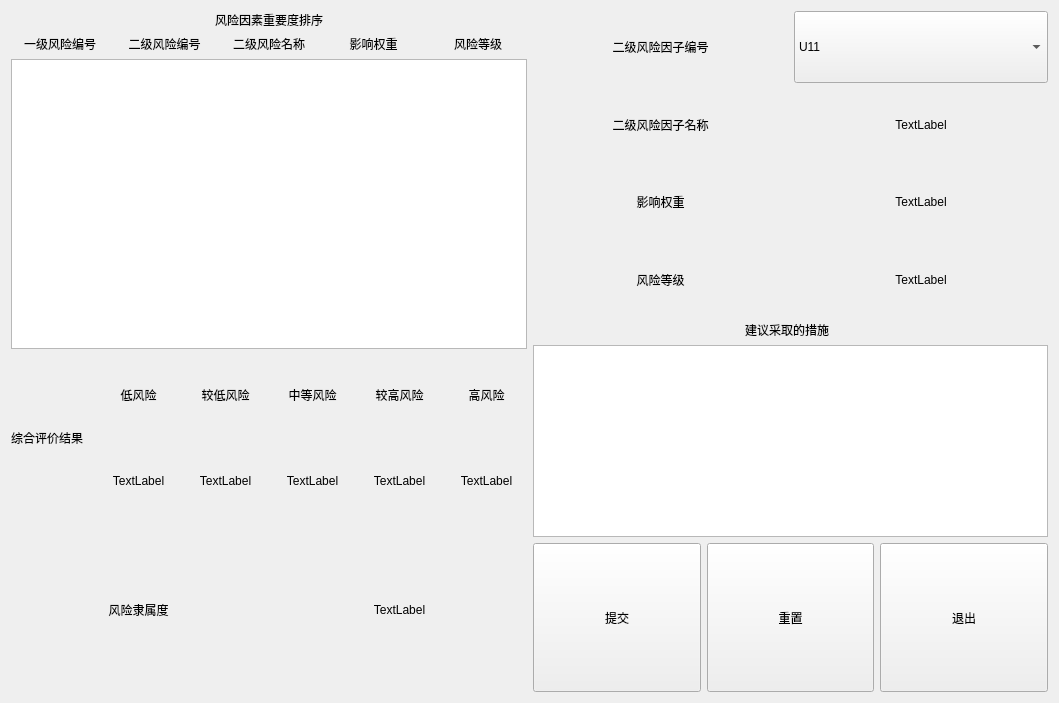
<?xml version="1.0" encoding="UTF-8"?>
<ui version="4.0">
 <class>Risk_Result</class>
 <widget class="QWidget" name="Risk_Result">
  <property name="geometry">
   <rect>
    <x>0</x>
    <y>0</y>
    <width>1059</width>
    <height>703</height>
   </rect>
  </property>
  <property name="windowTitle">
   <string>风险评估结果</string>
  </property>
  <layout class="QGridLayout" name="gridLayout_3">
   <item row="0" column="0">
    <layout class="QGridLayout" name="gridLayout_4">
     <item row="0" column="0">
      <layout class="QVBoxLayout" name="verticalLayout">
       <item>
        <widget class="QLabel" name="label">
         <property name="sizePolicy">
          <sizepolicy hsizetype="Expanding" vsizetype="Preferred">
           <horstretch>0</horstretch>
           <verstretch>0</verstretch>
          </sizepolicy>
         </property>
         <property name="text">
          <string>风险因素重要度排序</string>
         </property>
         <property name="alignment">
          <set>Qt::AlignCenter</set>
         </property>
        </widget>
       </item>
       <item>
        <layout class="QHBoxLayout" name="horizontalLayout">
         <item>
          <widget class="QLabel" name="label_2">
           <property name="sizePolicy">
            <sizepolicy hsizetype="Expanding" vsizetype="Preferred">
             <horstretch>0</horstretch>
             <verstretch>0</verstretch>
            </sizepolicy>
           </property>
           <property name="text">
            <string>一级风险编号</string>
           </property>
           <property name="alignment">
            <set>Qt::AlignCenter</set>
           </property>
          </widget>
         </item>
         <item>
          <widget class="QLabel" name="label_3">
           <property name="sizePolicy">
            <sizepolicy hsizetype="Expanding" vsizetype="Preferred">
             <horstretch>0</horstretch>
             <verstretch>0</verstretch>
            </sizepolicy>
           </property>
           <property name="text">
            <string>二级风险编号</string>
           </property>
           <property name="alignment">
            <set>Qt::AlignCenter</set>
           </property>
          </widget>
         </item>
         <item>
          <widget class="QLabel" name="label_4">
           <property name="sizePolicy">
            <sizepolicy hsizetype="Expanding" vsizetype="Preferred">
             <horstretch>0</horstretch>
             <verstretch>0</verstretch>
            </sizepolicy>
           </property>
           <property name="text">
            <string>二级风险名称</string>
           </property>
           <property name="alignment">
            <set>Qt::AlignCenter</set>
           </property>
          </widget>
         </item>
         <item>
          <widget class="QLabel" name="label_5">
           <property name="sizePolicy">
            <sizepolicy hsizetype="Expanding" vsizetype="Preferred">
             <horstretch>0</horstretch>
             <verstretch>0</verstretch>
            </sizepolicy>
           </property>
           <property name="text">
            <string>影响权重</string>
           </property>
           <property name="alignment">
            <set>Qt::AlignCenter</set>
           </property>
          </widget>
         </item>
         <item>
          <widget class="QLabel" name="label_6">
           <property name="sizePolicy">
            <sizepolicy hsizetype="Expanding" vsizetype="Preferred">
             <horstretch>0</horstretch>
             <verstretch>0</verstretch>
            </sizepolicy>
           </property>
           <property name="text">
            <string>风险等级</string>
           </property>
           <property name="alignment">
            <set>Qt::AlignCenter</set>
           </property>
          </widget>
         </item>
        </layout>
       </item>
       <item>
        <widget class="QTableView" name="tableView"/>
       </item>
      </layout>
     </item>
     <item row="1" column="0">
      <layout class="QGridLayout" name="gridLayout">
       <item row="0" column="0">
        <widget class="QLabel" name="label_7">
         <property name="sizePolicy">
          <sizepolicy hsizetype="Expanding" vsizetype="Expanding">
           <horstretch>0</horstretch>
           <verstretch>0</verstretch>
          </sizepolicy>
         </property>
         <property name="text">
          <string>综合评价结果</string>
         </property>
        </widget>
       </item>
       <item row="0" column="1">
        <layout class="QVBoxLayout" name="verticalLayout_2">
         <item>
          <widget class="QLabel" name="label_8">
           <property name="sizePolicy">
            <sizepolicy hsizetype="Expanding" vsizetype="Expanding">
             <horstretch>0</horstretch>
             <verstretch>0</verstretch>
            </sizepolicy>
           </property>
           <property name="text">
            <string>低风险</string>
           </property>
           <property name="alignment">
            <set>Qt::AlignCenter</set>
           </property>
          </widget>
         </item>
         <item>
          <widget class="QLabel" name="Low_Risk">
           <property name="sizePolicy">
            <sizepolicy hsizetype="Expanding" vsizetype="Expanding">
             <horstretch>0</horstretch>
             <verstretch>0</verstretch>
            </sizepolicy>
           </property>
           <property name="text">
            <string>TextLabel</string>
           </property>
           <property name="alignment">
            <set>Qt::AlignCenter</set>
           </property>
          </widget>
         </item>
        </layout>
       </item>
       <item row="0" column="2">
        <layout class="QVBoxLayout" name="verticalLayout_3">
         <item>
          <widget class="QLabel" name="label_9">
           <property name="sizePolicy">
            <sizepolicy hsizetype="Expanding" vsizetype="Preferred">
             <horstretch>0</horstretch>
             <verstretch>0</verstretch>
            </sizepolicy>
           </property>
           <property name="text">
            <string>较低风险</string>
           </property>
           <property name="alignment">
            <set>Qt::AlignCenter</set>
           </property>
          </widget>
         </item>
         <item>
          <widget class="QLabel" name="Lower_Risk">
           <property name="sizePolicy">
            <sizepolicy hsizetype="Expanding" vsizetype="Preferred">
             <horstretch>0</horstretch>
             <verstretch>0</verstretch>
            </sizepolicy>
           </property>
           <property name="text">
            <string>TextLabel</string>
           </property>
           <property name="alignment">
            <set>Qt::AlignCenter</set>
           </property>
          </widget>
         </item>
        </layout>
       </item>
       <item row="0" column="4">
        <layout class="QVBoxLayout" name="verticalLayout_5">
         <item>
          <widget class="QLabel" name="label_11">
           <property name="sizePolicy">
            <sizepolicy hsizetype="Expanding" vsizetype="Preferred">
             <horstretch>0</horstretch>
             <verstretch>0</verstretch>
            </sizepolicy>
           </property>
           <property name="text">
            <string>较高风险</string>
           </property>
           <property name="alignment">
            <set>Qt::AlignCenter</set>
           </property>
          </widget>
         </item>
         <item>
          <widget class="QLabel" name="High_Risk">
           <property name="sizePolicy">
            <sizepolicy hsizetype="Expanding" vsizetype="Preferred">
             <horstretch>0</horstretch>
             <verstretch>0</verstretch>
            </sizepolicy>
           </property>
           <property name="text">
            <string>TextLabel</string>
           </property>
           <property name="alignment">
            <set>Qt::AlignCenter</set>
           </property>
          </widget>
         </item>
        </layout>
       </item>
       <item row="0" column="5">
        <layout class="QVBoxLayout" name="verticalLayout_6">
         <item>
          <widget class="QLabel" name="label_12">
           <property name="sizePolicy">
            <sizepolicy hsizetype="Expanding" vsizetype="Preferred">
             <horstretch>0</horstretch>
             <verstretch>0</verstretch>
            </sizepolicy>
           </property>
           <property name="text">
            <string>高风险</string>
           </property>
           <property name="alignment">
            <set>Qt::AlignCenter</set>
           </property>
          </widget>
         </item>
         <item>
          <widget class="QLabel" name="Higher_Risk">
           <property name="sizePolicy">
            <sizepolicy hsizetype="Expanding" vsizetype="Preferred">
             <horstretch>0</horstretch>
             <verstretch>0</verstretch>
            </sizepolicy>
           </property>
           <property name="text">
            <string>TextLabel</string>
           </property>
           <property name="alignment">
            <set>Qt::AlignCenter</set>
           </property>
          </widget>
         </item>
        </layout>
       </item>
       <item row="0" column="3">
        <layout class="QVBoxLayout" name="verticalLayout_4">
         <item>
          <widget class="QLabel" name="label_10">
           <property name="sizePolicy">
            <sizepolicy hsizetype="Expanding" vsizetype="Preferred">
             <horstretch>0</horstretch>
             <verstretch>0</verstretch>
            </sizepolicy>
           </property>
           <property name="text">
            <string>中等风险</string>
           </property>
           <property name="alignment">
            <set>Qt::AlignCenter</set>
           </property>
          </widget>
         </item>
         <item>
          <widget class="QLabel" name="Medium_Risk">
           <property name="sizePolicy">
            <sizepolicy hsizetype="Expanding" vsizetype="Preferred">
             <horstretch>0</horstretch>
             <verstretch>0</verstretch>
            </sizepolicy>
           </property>
           <property name="text">
            <string>TextLabel</string>
           </property>
           <property name="alignment">
            <set>Qt::AlignCenter</set>
           </property>
          </widget>
         </item>
        </layout>
       </item>
       <item row="1" column="0" colspan="3">
        <widget class="QLabel" name="label_13">
         <property name="sizePolicy">
          <sizepolicy hsizetype="Expanding" vsizetype="Expanding">
           <horstretch>0</horstretch>
           <verstretch>0</verstretch>
          </sizepolicy>
         </property>
         <property name="text">
          <string>风险隶属度</string>
         </property>
         <property name="textFormat">
          <enum>Qt::AutoText</enum>
         </property>
         <property name="alignment">
          <set>Qt::AlignCenter</set>
         </property>
        </widget>
       </item>
       <item row="1" column="3" colspan="3">
        <widget class="QLabel" name="Result">
         <property name="sizePolicy">
          <sizepolicy hsizetype="Expanding" vsizetype="Expanding">
           <horstretch>0</horstretch>
           <verstretch>0</verstretch>
          </sizepolicy>
         </property>
         <property name="text">
          <string>TextLabel</string>
         </property>
         <property name="alignment">
          <set>Qt::AlignCenter</set>
         </property>
        </widget>
       </item>
      </layout>
     </item>
    </layout>
   </item>
   <item row="0" column="1">
    <layout class="QGridLayout" name="gridLayout_5">
     <item row="0" column="0">
      <layout class="QVBoxLayout" name="verticalLayout_7">
       <item>
        <layout class="QHBoxLayout" name="horizontalLayout_2">
         <item>
          <widget class="QLabel" name="label_18">
           <property name="sizePolicy">
            <sizepolicy hsizetype="Expanding" vsizetype="Expanding">
             <horstretch>0</horstretch>
             <verstretch>0</verstretch>
            </sizepolicy>
           </property>
           <property name="text">
            <string>二级风险因子编号</string>
           </property>
           <property name="alignment">
            <set>Qt::AlignCenter</set>
           </property>
          </widget>
         </item>
         <item>
          <widget class="QComboBox" name="Risk_number_comboBox">
           <property name="sizePolicy">
            <sizepolicy hsizetype="Expanding" vsizetype="Expanding">
             <horstretch>0</horstretch>
             <verstretch>0</verstretch>
            </sizepolicy>
           </property>
           <item>
            <property name="text">
             <string>U11</string>
            </property>
           </item>
           <item>
            <property name="text">
             <string>U12</string>
            </property>
           </item>
           <item>
            <property name="text">
             <string>U13</string>
            </property>
           </item>
           <item>
            <property name="text">
             <string>U21</string>
            </property>
           </item>
           <item>
            <property name="text">
             <string>U22</string>
            </property>
           </item>
           <item>
            <property name="text">
             <string>U23</string>
            </property>
           </item>
           <item>
            <property name="text">
             <string>U31</string>
            </property>
           </item>
           <item>
            <property name="text">
             <string>U32</string>
            </property>
           </item>
           <item>
            <property name="text">
             <string>U33</string>
            </property>
           </item>
           <item>
            <property name="text">
             <string>U34</string>
            </property>
           </item>
           <item>
            <property name="text">
             <string>U41</string>
            </property>
           </item>
           <item>
            <property name="text">
             <string>U42</string>
            </property>
           </item>
           <item>
            <property name="text">
             <string>U43</string>
            </property>
           </item>
           <item>
            <property name="text">
             <string>U51</string>
            </property>
           </item>
           <item>
            <property name="text">
             <string>U52</string>
            </property>
           </item>
           <item>
            <property name="text">
             <string>U53</string>
            </property>
           </item>
           <item>
            <property name="text">
             <string>U54</string>
            </property>
           </item>
           <item>
            <property name="text">
             <string>U61</string>
            </property>
           </item>
           <item>
            <property name="text">
             <string>U62</string>
            </property>
           </item>
           <item>
            <property name="text">
             <string>U63</string>
            </property>
           </item>
          </widget>
         </item>
        </layout>
       </item>
       <item>
        <layout class="QHBoxLayout" name="horizontalLayout_3">
         <item>
          <widget class="QLabel" name="label_19">
           <property name="sizePolicy">
            <sizepolicy hsizetype="Expanding" vsizetype="Expanding">
             <horstretch>0</horstretch>
             <verstretch>0</verstretch>
            </sizepolicy>
           </property>
           <property name="text">
            <string>二级风险因子名称</string>
           </property>
           <property name="alignment">
            <set>Qt::AlignCenter</set>
           </property>
          </widget>
         </item>
         <item>
          <widget class="QLabel" name="Risk_Name_Lv2">
           <property name="sizePolicy">
            <sizepolicy hsizetype="Expanding" vsizetype="Expanding">
             <horstretch>0</horstretch>
             <verstretch>0</verstretch>
            </sizepolicy>
           </property>
           <property name="text">
            <string>TextLabel</string>
           </property>
           <property name="alignment">
            <set>Qt::AlignCenter</set>
           </property>
          </widget>
         </item>
        </layout>
       </item>
      </layout>
     </item>
     <item row="1" column="0">
      <layout class="QGridLayout" name="gridLayout_2">
       <item row="0" column="0">
        <widget class="QLabel" name="Weight">
         <property name="sizePolicy">
          <sizepolicy hsizetype="Expanding" vsizetype="Preferred">
           <horstretch>0</horstretch>
           <verstretch>0</verstretch>
          </sizepolicy>
         </property>
         <property name="text">
          <string>影响权重</string>
         </property>
         <property name="alignment">
          <set>Qt::AlignCenter</set>
         </property>
        </widget>
       </item>
       <item row="0" column="1">
        <widget class="QLabel" name="Weight_text">
         <property name="sizePolicy">
          <sizepolicy hsizetype="Expanding" vsizetype="Expanding">
           <horstretch>0</horstretch>
           <verstretch>0</verstretch>
          </sizepolicy>
         </property>
         <property name="text">
          <string>TextLabel</string>
         </property>
         <property name="alignment">
          <set>Qt::AlignCenter</set>
         </property>
        </widget>
       </item>
       <item row="1" column="0">
        <widget class="QLabel" name="Risk_Lv">
         <property name="sizePolicy">
          <sizepolicy hsizetype="Expanding" vsizetype="Expanding">
           <horstretch>0</horstretch>
           <verstretch>0</verstretch>
          </sizepolicy>
         </property>
         <property name="text">
          <string>风险等级</string>
         </property>
         <property name="alignment">
          <set>Qt::AlignCenter</set>
         </property>
        </widget>
       </item>
       <item row="1" column="1">
        <widget class="QLabel" name="Risk_Lv_text">
         <property name="sizePolicy">
          <sizepolicy hsizetype="Expanding" vsizetype="Expanding">
           <horstretch>0</horstretch>
           <verstretch>0</verstretch>
          </sizepolicy>
         </property>
         <property name="text">
          <string>TextLabel</string>
         </property>
         <property name="alignment">
          <set>Qt::AlignCenter</set>
         </property>
        </widget>
       </item>
      </layout>
     </item>
     <item row="2" column="0">
      <layout class="QVBoxLayout" name="verticalLayout_8">
       <item>
        <widget class="QLabel" name="label_25">
         <property name="sizePolicy">
          <sizepolicy hsizetype="Expanding" vsizetype="Expanding">
           <horstretch>0</horstretch>
           <verstretch>0</verstretch>
          </sizepolicy>
         </property>
         <property name="text">
          <string>建议采取的措施  </string>
         </property>
         <property name="alignment">
          <set>Qt::AlignCenter</set>
         </property>
        </widget>
       </item>
       <item>
        <widget class="QTextEdit" name="Cuoshi_text"/>
       </item>
      </layout>
     </item>
     <item row="3" column="0">
      <layout class="QHBoxLayout" name="horizontalLayout_4">
       <item>
        <widget class="QPushButton" name="Tijiao_button">
         <property name="enabled">
          <bool>true</bool>
         </property>
         <property name="sizePolicy">
          <sizepolicy hsizetype="Expanding" vsizetype="Expanding">
           <horstretch>0</horstretch>
           <verstretch>0</verstretch>
          </sizepolicy>
         </property>
         <property name="text">
          <string>提交</string>
         </property>
        </widget>
       </item>
       <item>
        <widget class="QPushButton" name="ChongZhi_button">
         <property name="enabled">
          <bool>true</bool>
         </property>
         <property name="sizePolicy">
          <sizepolicy hsizetype="Expanding" vsizetype="Expanding">
           <horstretch>0</horstretch>
           <verstretch>0</verstretch>
          </sizepolicy>
         </property>
         <property name="text">
          <string>重置</string>
         </property>
        </widget>
       </item>
       <item>
        <widget class="QPushButton" name="TuiChu_button">
         <property name="enabled">
          <bool>true</bool>
         </property>
         <property name="sizePolicy">
          <sizepolicy hsizetype="Expanding" vsizetype="Expanding">
           <horstretch>0</horstretch>
           <verstretch>0</verstretch>
          </sizepolicy>
         </property>
         <property name="text">
          <string>退出</string>
         </property>
        </widget>
       </item>
      </layout>
     </item>
    </layout>
   </item>
  </layout>
 </widget>
 <resources/>
 <connections/>
</ui>
